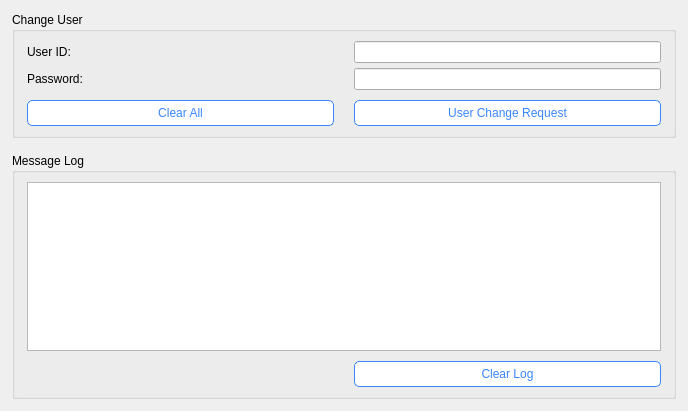
                               <widget class="QWidget" name="scrollAreaWidgetContents">
                                <property name="geometry">
                                 <rect>
                                  <x>0</x>
                                  <y>0</y>
                                  <width>688</width>
                                  <height>411</height>
                                 </rect>
                                </property>
                                <layout class="QVBoxLayout" name="verticalLayout_36">
                                 <property name="leftMargin">
                                  <number>12</number>
                                 </property>
                                 <property name="topMargin">
                                  <number>12</number>
                                 </property>
                                 <property name="rightMargin">
                                  <number>12</number>
                                 </property>
                                 <property name="bottomMargin">
                                  <number>12</number>
                                 </property>
                                 <item>
                                  <layout class="QVBoxLayout" name="verticalLayout_30">
                                   <property name="spacing">
                                    <number>15</number>
                                   </property>
                                   <property name="bottomMargin">
                                    <number>0</number>
                                   </property>
                                   <item>
                                    <widget class="QGroupBox" name="groupBox_3">
                                     <property name="title">
                                      <string>Change User</string>
                                     </property>
                                     <layout class="QVBoxLayout" name="verticalLayout_34">
                                      <property name="spacing">
                                       <number>10</number>
                                      </property>
                                      <property name="leftMargin">
                                       <number>12</number>
                                      </property>
                                      <property name="topMargin">
                                       <number>9</number>
                                      </property>
                                      <property name="rightMargin">
                                       <number>12</number>
                                      </property>
                                      <property name="bottomMargin">
                                       <number>9</number>
                                      </property>
                                      <item>
                                       <layout class="QVBoxLayout" name="verticalLayout_38">
                                        <property name="spacing">
                                         <number>5</number>
                                        </property>
                                        <property name="bottomMargin">
                                         <number>0</number>
                                        </property>
                                        <item>
                                         <layout class="QHBoxLayout" name="horizontalLayout_22" stretch="1,1">
                                          <property name="spacing">
                                           <number>20</number>
                                          </property>
                                          <item>
                                           <widget class="QLabel" name="label_12">
                                            <property name="text">
                                             <string>User ID:</string>
                                            </property>
                                           </widget>
                                          </item>
                                          <item>
                                           <widget class="QLineEdit" name="le_mes_changeUser_id">
                                            <property name="styleSheet">
                                             <string notr="true"/>
                                            </property>
                                           </widget>
                                          </item>
                                         </layout>
                                        </item>
                                        <item>
                                         <layout class="QHBoxLayout" name="horizontalLayout_24" stretch="1,1">
                                          <property name="spacing">
                                           <number>20</number>
                                          </property>
                                          <item>
                                           <widget class="QLabel" name="label_17">
                                            <property name="text">
                                             <string>Password:</string>
                                            </property>
                                           </widget>
                                          </item>
                                          <item>
                                           <widget class="QLineEdit" name="le_mes_changeUser_password">
                                            <property name="text">
                                             <string/>
                                            </property>
                                            <property name="echoMode">
                                             <enum>QLineEdit::EchoMode::Password</enum>
                                            </property>
                                           </widget>
                                          </item>
                                         </layout>
                                        </item>
                                       </layout>
                                      </item>
                                      <item>
                                       <layout class="QHBoxLayout" name="horizontalLayout_25">
                                        <property name="spacing">
                                         <number>20</number>
                                        </property>
                                        <item>
                                         <widget class="QPushButton" name="pb_mes_changeUser_clearAll">
                                          <property name="minimumSize">
                                           <size>
                                            <width>0</width>
                                            <height>26</height>
                                           </size>
                                          </property>
                                          <property name="maximumSize">
                                           <size>
                                            <width>16777215</width>
                                            <height>26</height>
                                           </size>
                                          </property>
                                          <property name="styleSheet">
                                           <string notr="true">QPushButton{
	color: rgb(58, 134, 255);
	background-color: white;
	border: 1px solid rgb(58, 134, 255);
	border-radius: 5px;
}
/*(QPushButton:hover{
	color: white;
	background-color: rgb(58, 134, 255);
	border-radius: 5px;
}*/
QPushButton:pressed {
	padding-top: 3px;
    padding-left: 3px;
 }
QPushButton:disabled {
	color: #7f7f7f;
	border: 1px solid rgb(127, 127, 127);
 }</string>
                                          </property>
                                          <property name="text">
                                           <string>Clear All</string>
                                          </property>
                                         </widget>
                                        </item>
                                        <item>
                                         <widget class="QPushButton" name="pb_mes_changeUser_request">
                                          <property name="enabled">
                                           <bool>true</bool>
                                          </property>
                                          <property name="minimumSize">
                                           <size>
                                            <width>0</width>
                                            <height>26</height>
                                           </size>
                                          </property>
                                          <property name="maximumSize">
                                           <size>
                                            <width>16777215</width>
                                            <height>26</height>
                                           </size>
                                          </property>
                                          <property name="styleSheet">
                                           <string notr="true">QPushButton{
	color: rgb(58, 134, 255);
	background-color: white;
	border: 1px solid rgb(58, 134, 255);
	border-radius: 5px;
}
/*(QPushButton:hover{
	color: white;
	background-color: rgb(58, 134, 255);
	border-radius: 5px;
}*/
QPushButton:pressed {
	padding-top: 3px;
    padding-left: 3px;
 }
QPushButton:disabled {
	color: #7f7f7f;
	border: 1px solid rgb(127, 127, 127);
 }</string>
                                          </property>
                                          <property name="text">
                                           <string>User Change Request</string>
                                          </property>
                                         </widget>
                                        </item>
                                       </layout>
                                      </item>
                                     </layout>
                                    </widget>
                                   </item>
                                   <item>
                                    <widget class="QGroupBox" name="groupBox_5">
                                     <property name="title">
                                      <string>Message Log</string>
                                     </property>
                                     <layout class="QVBoxLayout" name="verticalLayout_35">
                                      <property name="spacing">
                                       <number>10</number>
                                      </property>
                                      <property name="leftMargin">
                                       <number>12</number>
                                      </property>
                                      <property name="topMargin">
                                       <number>9</number>
                                      </property>
                                      <property name="rightMargin">
                                       <number>12</number>
                                      </property>
                                      <property name="bottomMargin">
                                       <number>9</number>
                                      </property>
                                      <item>
                                       <widget class="QTextBrowser" name="tb_mes_messageLog"/>
                                      </item>
                                      <item>
                                       <layout class="QHBoxLayout" name="horizontalLayout_26" stretch="1,1">
                                        <property name="spacing">
                                         <number>20</number>
                                        </property>
                                        <item>
                                         <widget class="QLabel" name="label_24">
                                          <property name="text">
                                           <string/>
                                          </property>
                                         </widget>
                                        </item>
                                        <item>
                                         <widget class="QPushButton" name="pb_mes_messageLog_clear">
                                          <property name="minimumSize">
                                           <size>
                                            <width>0</width>
                                            <height>26</height>
                                           </size>
                                          </property>
                                          <property name="maximumSize">
                                           <size>
                                            <width>16777215</width>
                                            <height>26</height>
                                           </size>
                                          </property>
                                          <property name="styleSheet">
                                           <string notr="true">QPushButton{
	color: rgb(58, 134, 255);
	background-color: white;
	border: 1px solid rgb(58, 134, 255);
	border-radius: 5px;
}
/*(QPushButton:hover{
	color: white;
	background-color: rgb(58, 134, 255);
	border-radius: 5px;
}*/
QPushButton:pressed {
	padding-top: 3px;
    padding-left: 3px;
 }
QPushButton:disabled {
	color: #7f7f7f;
	border: 1px solid rgb(127, 127, 127);
 }</string>
                                          </property>
                                          <property name="text">
                                           <string>Clear Log</string>
                                          </property>
                                         </widget>
                                        </item>
                                       </layout>
                                      </item>
                                     </layout>
                                    </widget>
                                   </item>
                                  </layout>
                                 </item>
                                </layout>
                               </widget>
